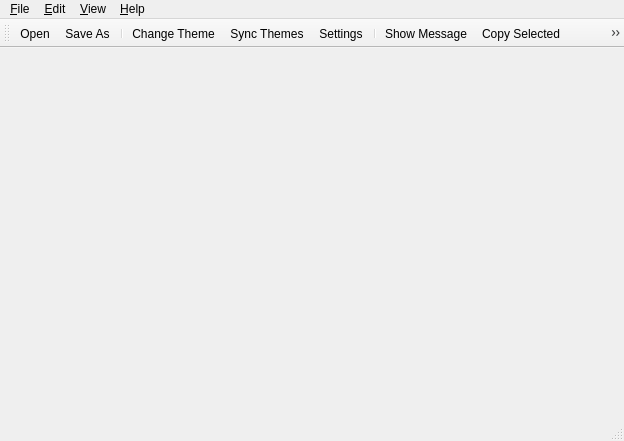
<?xml version="1.0" encoding="UTF-8"?>
<ui version="4.0">
 <class>CMainWindow</class>
 <widget class="QMainWindow" name="CMainWindow">
  <property name="geometry">
   <rect>
    <x>0</x>
    <y>0</y>
    <width>624</width>
    <height>441</height>
   </rect>
  </property>
  <property name="windowTitle">
   <string>UXLogViewer v1.1</string>
  </property>
  <property name="windowIcon">
   <iconset resource="UXLogViewer.qrc">
    <normaloff>:/Resources/LogView.png</normaloff>:/Resources/LogView.png</iconset>
  </property>
  <widget class="QWidget" name="centralWidget">
   <layout class="QGridLayout" name="verticalLayout_2"/>
  </widget>
  <widget class="QToolBar" name="m_pToolBar">
   <property name="sizePolicy">
    <sizepolicy hsizetype="Preferred" vsizetype="Fixed">
     <horstretch>0</horstretch>
     <verstretch>0</verstretch>
    </sizepolicy>
   </property>
   <property name="windowTitle">
    <string>Toolbar</string>
   </property>
   <property name="iconSize">
    <size>
     <width>32</width>
     <height>32</height>
    </size>
   </property>
   <attribute name="toolBarArea">
    <enum>TopToolBarArea</enum>
   </attribute>
   <attribute name="toolBarBreak">
    <bool>false</bool>
   </attribute>
   <addaction name="m_pMenuBarFileOpen"/>
   <addaction name="m_pMenuBarFileSave"/>
   <addaction name="separator"/>
   <addaction name="m_pMenuBarFileChangeTheme"/>
   <addaction name="m_pMenuBarFileSyncTheme"/>
   <addaction name="m_pMenuBarFileSettings"/>
   <addaction name="separator"/>
   <addaction name="m_pMenuBarEditMessage"/>
   <addaction name="m_pMenuBarEditCopySelected"/>
   <addaction name="m_pMenuBarEditAddToResults"/>
   <addaction name="m_pMenuBarEditCopyResults"/>
   <addaction name="m_pMenuBarEditClear"/>
   <addaction name="separator"/>
   <addaction name="m_pMenuBarViewResultView"/>
   <addaction name="m_pMenuBarViewFilterAView"/>
   <addaction name="m_pMenuBarViewSubFilterAView"/>
   <addaction name="m_pMenuBarViewFilterBView"/>
   <addaction name="m_pMenuBarViewSubFilterBView"/>
   <addaction name="separator"/>
   <addaction name="m_pMenuBarHelpAbout"/>
  </widget>
  <widget class="QStatusBar" name="m_pStatusBar"/>
  <widget class="QMenuBar" name="m_pMenuBar">
   <property name="geometry">
    <rect>
     <x>0</x>
     <y>0</y>
     <width>624</width>
     <height>22</height>
    </rect>
   </property>
   <property name="nativeMenuBar">
    <bool>false</bool>
   </property>
   <widget class="QMenu" name="m_pMenuBarFile">
    <property name="title">
     <string>&amp;File</string>
    </property>
    <addaction name="m_pMenuBarFileOpen"/>
    <addaction name="m_pMenuBarFileSave"/>
    <addaction name="action_Merge"/>
    <addaction name="separator"/>
    <addaction name="m_pMenuBarFileChangeTheme"/>
    <addaction name="m_pMenuBarFileSyncTheme"/>
    <addaction name="separator"/>
    <addaction name="m_pMenuBarFileSettings"/>
    <addaction name="separator"/>
    <addaction name="m_pMenuBarFileExit"/>
   </widget>
   <widget class="QMenu" name="m_pMenuBarEdit">
    <property name="title">
     <string>&amp;Edit</string>
    </property>
    <addaction name="m_pMenuBarEditMessage"/>
    <addaction name="m_pMenuBarEditCopySelected"/>
    <addaction name="m_pMenuBarEditCopyResults"/>
    <addaction name="m_pMenuBarEditAddToResults"/>
    <addaction name="m_pMenuBarEditClear"/>
   </widget>
   <widget class="QMenu" name="m_pMenuBarView">
    <property name="title">
     <string>&amp;View</string>
    </property>
    <addaction name="m_pMenuBarViewResultView"/>
    <addaction name="separator"/>
    <addaction name="m_pMenuBarViewFilterAView"/>
    <addaction name="m_pMenuBarViewSubFilterAView"/>
    <addaction name="separator"/>
    <addaction name="m_pMenuBarViewFilterBView"/>
    <addaction name="m_pMenuBarViewSubFilterBView"/>
   </widget>
   <widget class="QMenu" name="m_pMenuBarHelp">
    <property name="title">
     <string>&amp;Help</string>
    </property>
    <addaction name="m_pMenuBarHelpAbout"/>
   </widget>
   <addaction name="m_pMenuBarFile"/>
   <addaction name="m_pMenuBarEdit"/>
   <addaction name="m_pMenuBarView"/>
   <addaction name="m_pMenuBarHelp"/>
  </widget>
  <action name="m_pMenuBarFileOpen">
   <property name="icon">
    <iconset resource="UXLogViewer.qrc">
     <normaloff>:/Resources/IcoOpen.png</normaloff>:/Resources/IcoOpen.png</iconset>
   </property>
   <property name="text">
    <string>&amp;Open</string>
   </property>
   <property name="shortcut">
    <string>Ctrl+O</string>
   </property>
  </action>
  <action name="m_pMenuBarFileSave">
   <property name="icon">
    <iconset>
     <normalon>:/Resources/IcoSave.png</normalon>
    </iconset>
   </property>
   <property name="text">
    <string>&amp;Save As</string>
   </property>
   <property name="shortcut">
    <string>Ctrl+S</string>
   </property>
  </action>
  <action name="m_pMenuBarFileSettings">
   <property name="icon">
    <iconset resource="UXLogViewer.qrc">
     <normaloff>:/Resources/IcoSettings.png</normaloff>:/Resources/IcoSettings.png</iconset>
   </property>
   <property name="text">
    <string>Se&amp;ttings</string>
   </property>
  </action>
  <action name="m_pMenuBarFileExit">
   <property name="icon">
    <iconset resource="UXLogViewer.qrc">
     <normaloff>:/Resources/IcoExit.png</normaloff>:/Resources/IcoExit.png</iconset>
   </property>
   <property name="text">
    <string>&amp;Exit</string>
   </property>
  </action>
  <action name="m_pMenuBarEditCopySelected">
   <property name="icon">
    <iconset resource="UXLogViewer.qrc">
     <normaloff>:/Resources/IcoCopySelected.png</normaloff>:/Resources/IcoCopySelected.png</iconset>
   </property>
   <property name="text">
    <string>&amp;Copy Selected</string>
   </property>
   <property name="shortcut">
    <string>Ctrl+C</string>
   </property>
  </action>
  <action name="m_pMenuBarViewFilterAView">
   <property name="checkable">
    <bool>true</bool>
   </property>
   <property name="icon">
    <iconset resource="UXLogViewer.qrc">
     <normaloff>:/Resources/IcoFilterA.png</normaloff>:/Resources/IcoFilterA.png</iconset>
   </property>
   <property name="text">
    <string>&amp;Filter A View</string>
   </property>
  </action>
  <action name="m_pMenuBarViewResultView">
   <property name="checkable">
    <bool>true</bool>
   </property>
   <property name="icon">
    <iconset resource="UXLogViewer.qrc">
     <normaloff>:/Resources/IcoResults.png</normaloff>:/Resources/IcoResults.png</iconset>
   </property>
   <property name="text">
    <string>&amp;Result View</string>
   </property>
  </action>
  <action name="m_pMenuBarViewSubFilterAView">
   <property name="checkable">
    <bool>true</bool>
   </property>
   <property name="icon">
    <iconset resource="UXLogViewer.qrc">
     <normaloff>:/Resources/IcoFilterSubA.png</normaloff>:/Resources/IcoFilterSubA.png</iconset>
   </property>
   <property name="text">
    <string>&amp;Sub Filter A View</string>
   </property>
  </action>
  <action name="m_pMenuBarViewFilterBView">
   <property name="checkable">
    <bool>true</bool>
   </property>
   <property name="icon">
    <iconset resource="UXLogViewer.qrc">
     <normaloff>:/Resources/IcoFilterB.png</normaloff>:/Resources/IcoFilterB.png</iconset>
   </property>
   <property name="text">
    <string>Filter &amp;B View</string>
   </property>
  </action>
  <action name="m_pMenuBarViewSubFilterBView">
   <property name="checkable">
    <bool>true</bool>
   </property>
   <property name="icon">
    <iconset resource="UXLogViewer.qrc">
     <normaloff>:/Resources/IcoFilterSubB.png</normaloff>:/Resources/IcoFilterSubB.png</iconset>
   </property>
   <property name="text">
    <string>S&amp;ub Filter B View</string>
   </property>
  </action>
  <action name="m_pMenuBarEditAddToResults">
   <property name="icon">
    <iconset resource="UXLogViewer.qrc">
     <normaloff>:/Resources/IcoAddToResults.png</normaloff>:/Resources/IcoAddToResults.png</iconset>
   </property>
   <property name="text">
    <string>&amp;Add To Results</string>
   </property>
  </action>
  <action name="m_pMenuBarHelpAbout">
   <property name="icon">
    <iconset>
     <normalon>:/Resources/IcoAbout.png</normalon>
    </iconset>
   </property>
   <property name="text">
    <string>&amp;About</string>
   </property>
   <property name="shortcut">
    <string>F1</string>
   </property>
  </action>
  <action name="m_pMenuBarFileChangeTheme">
   <property name="icon">
    <iconset resource="UXLogViewer.qrc">
     <normaloff>:/Resources/IcoThemeEdit.png</normaloff>:/Resources/IcoThemeEdit.png</iconset>
   </property>
   <property name="text">
    <string>&amp;Change Theme</string>
   </property>
  </action>
  <action name="m_pMenuBarEditCopyResults">
   <property name="icon">
    <iconset resource="UXLogViewer.qrc">
     <normaloff>:/Resources/IcoCopyResults.png</normaloff>:/Resources/IcoCopyResults.png</iconset>
   </property>
   <property name="text">
    <string>Copy Results</string>
   </property>
  </action>
  <action name="m_pMenuBarFileSyncTheme">
   <property name="icon">
    <iconset resource="UXLogViewer.qrc">
     <normaloff>:/Resources/IcoThemeSync.png</normaloff>:/Resources/IcoThemeSync.png</iconset>
   </property>
   <property name="text">
    <string>S&amp;ync Themes</string>
   </property>
  </action>
  <action name="m_pMenuBarEditClear">
   <property name="icon">
    <iconset resource="UXLogViewer.qrc">
     <normaloff>:/Resources/IcoClear.png</normaloff>:/Resources/IcoClear.png</iconset>
   </property>
   <property name="text">
    <string>C&amp;lear</string>
   </property>
  </action>
  <action name="m_pMenuBarEditMessage">
   <property name="icon">
    <iconset resource="UXLogViewer.qrc">
     <normaloff>:/Resources/IcoMessage.png</normaloff>:/Resources/IcoMessage.png</iconset>
   </property>
   <property name="text">
    <string>&amp;Show Message</string>
   </property>
  </action>
  <action name="action_Merge">
   <property name="text">
    <string>&amp;Merge</string>
   </property>
  </action>
 </widget>
 <layoutdefault spacing="6" margin="11"/>
 <resources>
  <include location="UXLogViewer.qrc"/>
 </resources>
 <connections/>
</ui>
